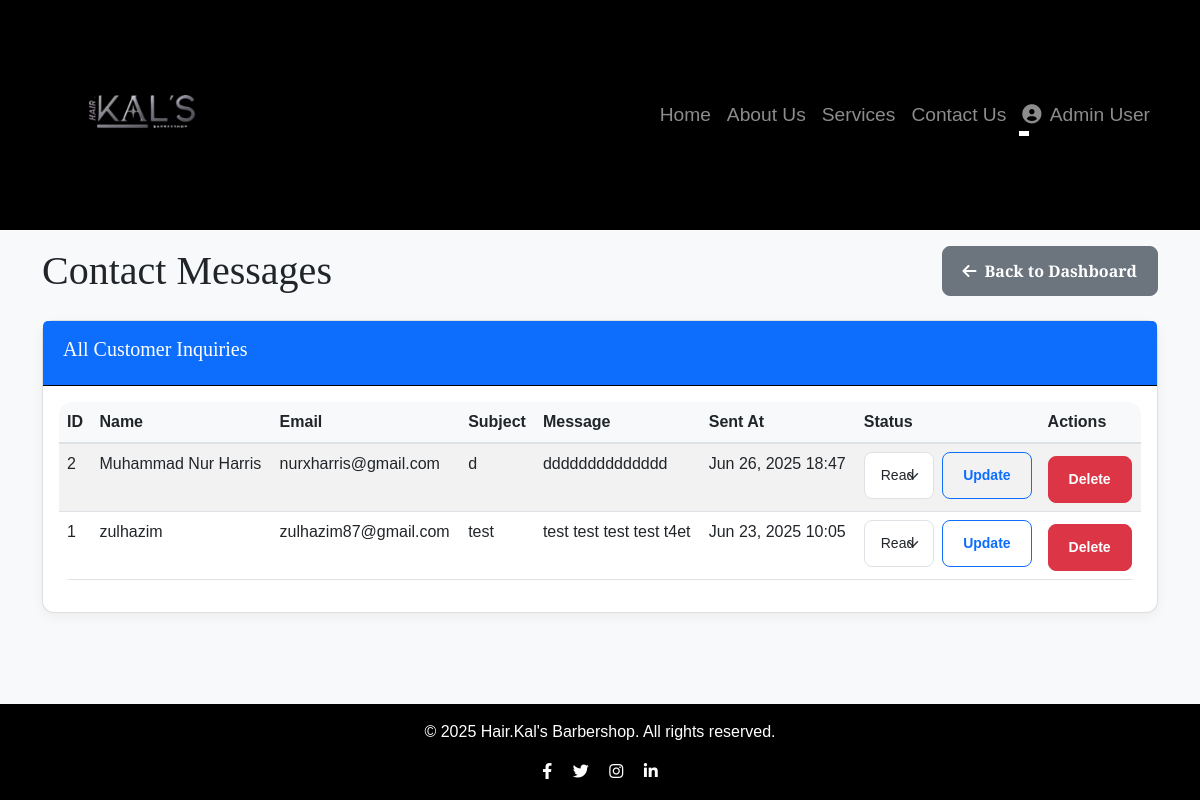
The page /admin/view_contact_messages.php (signed in) on the database its author committed.
### tables this page shows
CREATE TABLE `contact_messages` (
  `id` int(11) NOT NULL,
  `name` varchar(255) NOT NULL,
  `email` varchar(255) NOT NULL,
  `subject` varchar(255) NOT NULL,
  `message` text NOT NULL,
  `sent_at` timestamp NOT NULL DEFAULT current_timestamp(),
  `status` enum('new','read') NOT NULL DEFAULT 'new'
);

### admin/view_contact_messages.php (the view, shortened to what this page needs)
<?php
require_once '../includes/db_connect.php';
require_once '../includes/header.php';
$contact_messages = [];
$result = $conn->query("SELECT id, name, email, subject, message, sent_at, status FROM contact_messages ORDER BY sent_at DESC");
if ($result->num_rows > 0) {
    while ($row = $result->fetch_assoc()) {
        $contact_messages[] = $row;
    }
}
?>
<h1 class="mb-4 d-flex justify-content-between align-items-center">
    Contact Messages
    <a href="<?php echo BASE_URL; ?>admin/dashboard.php" class="btn btn-secondary"><i class="fas fa-arrow-left me-2"></i>Back to Dashboard</a>
</h1>
<div class="card">
    <div class="card-header bg-primary text-white">
        <h5>All Customer Inquiries</h5>
    </div>
    <div class="card-body">
        <?php if (empty($contact_messages)): ?>
            <p class="text-center">No contact messages received yet.</p>
        <?php else: ?>
            <div class="table-responsive">
                <table class="table table-striped table-hover">
                    <thead>
                        <tr>
                            <th>ID</th>
                            <th>Name</th>
                            <th>Email</th>
                            <th>Subject</th>
                            <th>Message</th>
                            <th>Sent At</th>
                            <th>Status</th>
                            <th>Actions</th>
                        </tr>
                    </thead>
                    <tbody>
                        <?php foreach ($contact_messages as $msg): ?>
                            <tr>
                                <td><?php echo htmlspecialchars($msg['id']); ?></td>
                                <td><?php echo htmlspecialchars($msg['name']); ?></td>
                                <td><?php echo htmlspecialchars($msg['email']); ?></td>
                                <td><?php echo htmlspecialchars($msg['subject']); ?></td>
                                <td>
                                    <?php echo htmlspecialchars(substr($msg['message'], 0, 100)) . (strlen($msg['message']) > 100 ? '...' : ''); ?>
                                </td>
                                <td><?php echo htmlspecialchars(date('M d, Y H:i', strtotime($msg['sent_at']))); ?></td>
                                <td>
                                    <form action="<?php echo BASE_URL; ?>admin/view_contact_messages.php" method="POST" class="d-flex align-items-center">
                                        <select name="new_status" class="form-select form-select-sm me-2">
                                            <option value="read" <?php echo ($msg['status'] == 'read') ? 'selected' : ''; ?>>Read</option>
                                        </select>
                                        <button type="submit" name="update_message_status" class="btn btn-sm btn-outline-primary">Update</button>
                                    </form>
                                </td>
                                <td>
                                    <a href="<?php echo BASE_URL; ?>admin/view_contact_messages.php?action=delete&id=<?php echo htmlspecialchars($msg['id']); ?>" class="btn btn-sm btn-danger mt-1" onclick="return confirm('Are you sure you want to delete this message?');">Delete</a>
                                </td>
                            </tr>
                        <?php endforeach; ?>
                    </tbody>
                </table>
            </div>
        <?php endif; ?>
    </div>
</div>
<?php
require_once '../includes/footer.php';
?>

### assets/css/style.css (style rules this page uses)
body { font-family: 'Verdana', sans-serif; background-color: #f8f9fa; display: flex; flex-direction: column; min-height: 100vh; }
h1, h2, h3, h4, h5, h6 { font-family: 'Playfair Display', serif; }
.card { border-radius: 0.75rem; box-shadow: 0 0.25rem 0.75rem rgba(0, 0, 0, 0.05); border: 1px solid rgba(0,0,0,.125); }
.card-header { border-top-left-radius: 0.75rem; border-top-right-radius: 0.75rem; padding: 1rem 1.25rem; font-weight: bold; background-color: #000000; color: #fff; border-bottom: 1px solid rgba(0,0,0,4); }
.btn { border-radius: 0.5rem; padding: 0.75rem 1.25rem; font-weight: 600; transition: all 0.3s ease; }
.btn-danger { background-color: #dc3545; border-color: #dc3545; }
.form-control, .form-select { border-radius: 0.5rem; padding: 0.75rem 1rem; }
.table { border-radius: 0.75rem; overflow: hidden; }
.table thead th { background-color: #f8f9fa; border-bottom: 2px solid #dee2e6; }
.table-striped tbody tr:nth-of-type(odd) { background-color: rgba(0, 0, 0, 0.03); }

### rows shown on the page
contact_messages: id "2", name "Muhammad Nur Harris", email "nurxharris@gmail.com", subject "d", message "dddddddddddddd", sent_at "Jun 26, 2025 18:47", new_status "Read"
contact_messages: id "1", name "zulhazim", email "zulhazim87@gmail.com", subject "test", message "test test test test t4et", sent_at "Jun 23, 2025 10:05", new_status "Read"

### other values the page prints
$_SESSION['user_name'] "Admin User"
